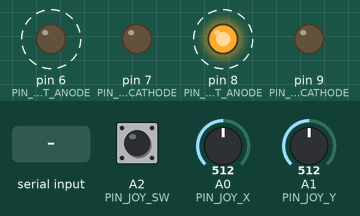
Simulated run of this sketch. Board: Arduino Mega 2560, built with avr-gcc and run on an emulated ATmega2560. Parts: output pins drawn as LEDs (lit = HIGH). Dashed ring = blinking. The inputs (shaded band) are chosen by the test bench; at power-on: A0 (PIN_JOY_X) = 512, A1 (PIN_JOY_Y) = 512, A2 (PIN_JOY_SW) HIGH. What the sketch prints to the serial monitor is not drawn.

Above: at 1.2 s.
1.3 s: "1" received over the second serial link
Timing chart, 0 to 10.3 s (numbered marks = the images above; inputs shaded):
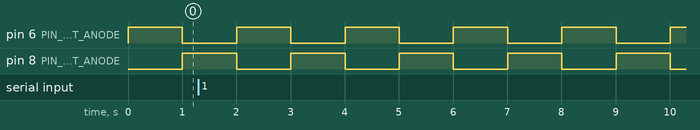

The sketch:

RES_Remote_Basic_Function_Check.ino
```cpp
/**********************************************************************;
* Project           : RES_Class, Basic Function Check, Sensor, Motion,Comm
*
* Program name      : RES_Basic_Function_Check.ino
*
* Author            : Jong-Hoon Kim
*
* Date created      : 04/05/2020
*
* Purpose           : Inititalization of a Simple Rescue Robot
*
* Revision History  :
*
* Date        Author      Ref    Revision (Date in MMDDYYYY format)
* MMDDYYYY    name      1  v-xx   revision note.
*
*********************************************************************/
/*********************************************************************
*   Instructional Note:
*           Arduino Leonardo has 4 interrupt pins ( 0, 1, 2, 3  13 )
*           Arduino Mega has 6 interrupt pins ( 2, 3, 18, 19, 20, 21)
*
***********************************************************************/

#define PIN_IR_LED_LEFT_ANODE         6            // D6  - Anode   (+)
#define PIN_IR_LED_LEFT_CATHODE       7            // D7  - Cathode (-)
#define PIN_IR_LED_RIGHT_ANODE        8            // D8  - Anode   (+)
#define PIN_IR_LED_RIGHT_CATHODE      9            // D9  - Cathode (-)
#define PIN_JOY_X                    A0
#define PIN_JOY_Y                    A1
#define PIN_JOY_SW                    A2

#define INTERVAL_JOYSTICK_TEST        30
#define INTERVAL_LED_TEST             1000
#define INTERVAL_MESSAGE              100

long cTime = 0;     // current time of each iteration
long jTime = 0;     // joystic test interval
long lTime = 0;     // led test interval
long mTime = 0;     // message print interval

int joyX, joyY, joySW = 0;

void setup() {
  // Serial Port Setup
  Serial.begin(115200);   Serial3.begin(115200);
  Serial.println("Remote Controller Initialization Started");

  pinMode(PIN_IR_LED_LEFT_ANODE, OUTPUT);  pinMode(PIN_IR_LED_LEFT_CATHODE, OUTPUT);
  pinMode(PIN_IR_LED_RIGHT_ANODE, OUTPUT); pinMode(PIN_IR_LED_RIGHT_CATHODE, OUTPUT);
  digitalWrite(PIN_IR_LED_LEFT_ANODE, LOW);  digitalWrite(PIN_IR_LED_RIGHT_ANODE, HIGH);
  digitalWrite(PIN_IR_LED_LEFT_CATHODE, LOW);  digitalWrite(PIN_IR_LED_RIGHT_CATHODE, LOW);
  pinMode(PIN_JOY_SW, INPUT);   digitalWrite(PIN_JOY_SW, HIGH);                  // or pinMode(PIN_JOY_SW, INPUT_PULLUP);

}


void loop() {
  cTime = millis();     // get current time for this iteration
  if (cTime > jTime) {  // motor testing time
    jTime = millis() + INTERVAL_JOYSTICK_TEST;
    joyX = analogRead(PIN_JOY_X);
    joyY = analogRead(PIN_JOY_Y);
    joySW = digitalRead(PIN_JOY_SW);

  }
  if (cTime > lTime) {  // led testing time
    lTime = millis() + INTERVAL_LED_TEST;
    digitalWrite(PIN_IR_LED_LEFT_ANODE, !digitalRead(PIN_IR_LED_LEFT_ANODE));
    digitalWrite(PIN_IR_LED_RIGHT_ANODE, !digitalRead(PIN_IR_LED_RIGHT_ANODE));
  }
  if (cTime > mTime) {  // message time
    mTime = millis() + INTERVAL_MESSAGE;
    Serial3.print("J "); Serial3.print(joyX); Serial3.print(" "); Serial3.print(joyY); Serial3.print(" "); Serial3.println(joySW);
  }
  checkSerialMessage();
}


void debugPrint(){
  Serial.println("----");
}

void checkSerialMessage(){
  while (Serial.available() > 0){
    Serial3.write( Serial.read());
  }
  while (Serial3.available() > 0){
    Serial.write( Serial3.read());
  }
}
```

Measured:
- by itself, pin 6 (PIN_IR_LED_LEFT_ANODE), pin 8 (PIN_IR_LED_RIGHT_ANODE): alternates HIGH for 1.0 s and LOW for 1.0 s
